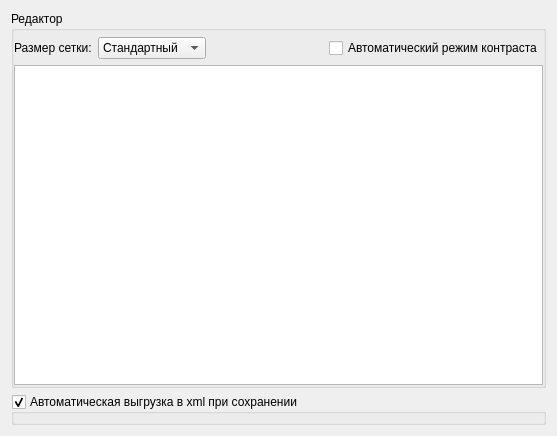
<?xml version="1.0" encoding="UTF-8"?>
<ui version="4.0">
 <class>GeneralOptionsPage</class>
 <widget class="QWidget" name="GeneralOptionsPage">
  <property name="geometry">
   <rect>
    <x>0</x>
    <y>0</y>
    <width>557</width>
    <height>436</height>
   </rect>
  </property>
  <property name="windowTitle">
   <string>Form</string>
  </property>
  <layout class="QVBoxLayout" name="verticalLayout_3">
   <item>
    <widget class="QGroupBox" name="groupBox">
     <property name="title">
      <string>Редактор</string>
     </property>
     <property name="flat">
      <bool>true</bool>
     </property>
     <layout class="QVBoxLayout" name="verticalLayout">
      <property name="leftMargin">
       <number>0</number>
      </property>
      <property name="topMargin">
       <number>6</number>
      </property>
      <property name="rightMargin">
       <number>0</number>
      </property>
      <property name="bottomMargin">
       <number>0</number>
      </property>
      <item>
       <layout class="QHBoxLayout" name="horizontalLayout">
        <item>
         <widget class="QLabel" name="label">
          <property name="text">
           <string>Размер сетки:</string>
          </property>
         </widget>
        </item>
        <item>
         <widget class="QComboBox" name="gridSizesComboBox">
          <item>
           <property name="text">
            <string>Стандартный</string>
           </property>
          </item>
          <item>
           <property name="text">
            <string>Увеличенный</string>
           </property>
          </item>
         </widget>
        </item>
        <item>
         <spacer name="horizontalSpacer">
          <property name="orientation">
           <enum>Qt::Orientation::Horizontal</enum>
          </property>
          <property name="sizeHint" stdset="0">
           <size>
            <width>40</width>
            <height>20</height>
           </size>
          </property>
         </spacer>
        </item>
        <item>
         <widget class="QCheckBox" name="autoContrastCheck">
          <property name="text">
           <string>Автоматический режим контраста</string>
          </property>
         </widget>
        </item>
       </layout>
      </item>
      <item>
       <widget class="QGraphicsView" name="graphicsView">
        <property name="verticalScrollBarPolicy">
         <enum>Qt::ScrollBarPolicy::ScrollBarAlwaysOff</enum>
        </property>
        <property name="horizontalScrollBarPolicy">
         <enum>Qt::ScrollBarPolicy::ScrollBarAlwaysOff</enum>
        </property>
       </widget>
      </item>
     </layout>
    </widget>
   </item>
   <item>
    <widget class="QGroupBox" name="autoUnloadGroup">
     <property name="title">
      <string>Автоматическая выгрузка в xml при сохранении</string>
     </property>
     <property name="flat">
      <bool>true</bool>
     </property>
     <property name="checkable">
      <bool>true</bool>
     </property>
     <layout class="QVBoxLayout" name="verticalLayout_2">
      <property name="leftMargin">
       <number>0</number>
      </property>
      <property name="topMargin">
       <number>0</number>
      </property>
      <property name="rightMargin">
       <number>0</number>
      </property>
      <property name="bottomMargin">
       <number>0</number>
      </property>
      <item>
       <widget class="StringListEditor" name="pathListWidget" native="true"/>
      </item>
     </layout>
    </widget>
   </item>
  </layout>
 </widget>
 <customwidgets>
  <customwidget>
   <class>StringListEditor</class>
   <extends>QWidget</extends>
   <header location="global">stringlisteditor.h</header>
   <container>1</container>
  </customwidget>
 </customwidgets>
 <resources/>
 <connections/>
</ui>
